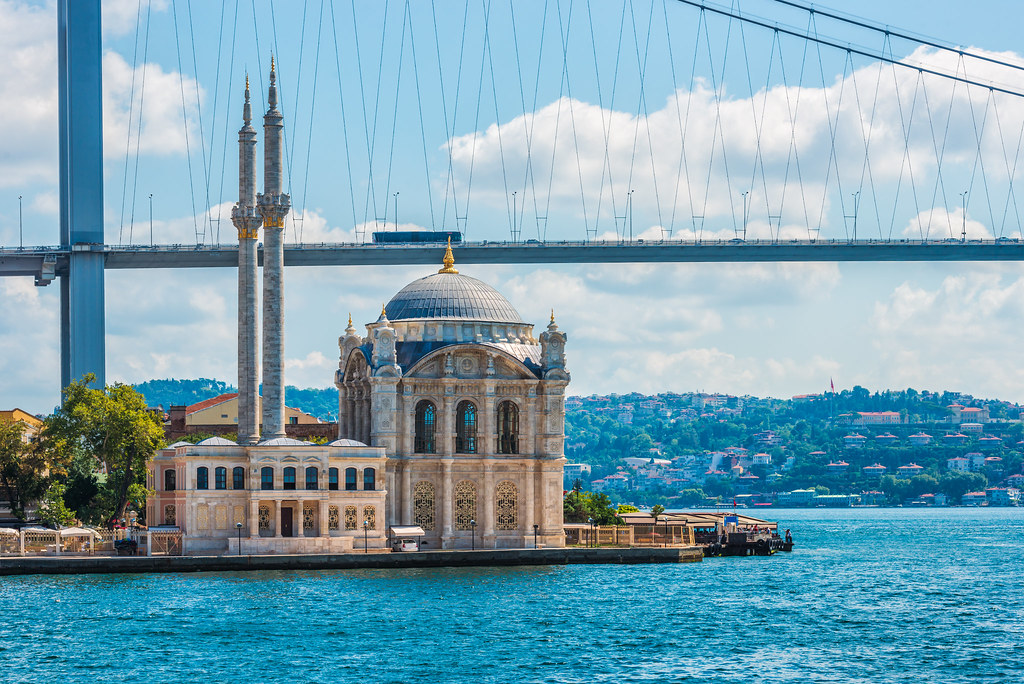
#> input picture BASIC/images/istanbul.jpg, 1024 x 684 px
$ jupyter execute 1-Filter.ipynb
#> lines starting #> are read from the running program, lines starting #| are printed output that depends on the picture
[cell 1]
import cv2 as cv
import matplotlib.pyplot as plt

### Gray

[cell 2]
img = cv.imread('images/istanbul.jpg')
#> img is the input picture: shape (684, 1024, 3); mean B, G, R 179.2, 163.3, 122.1

gray = cv.cvtColor(img, cv.COLOR_BGR2GRAY)
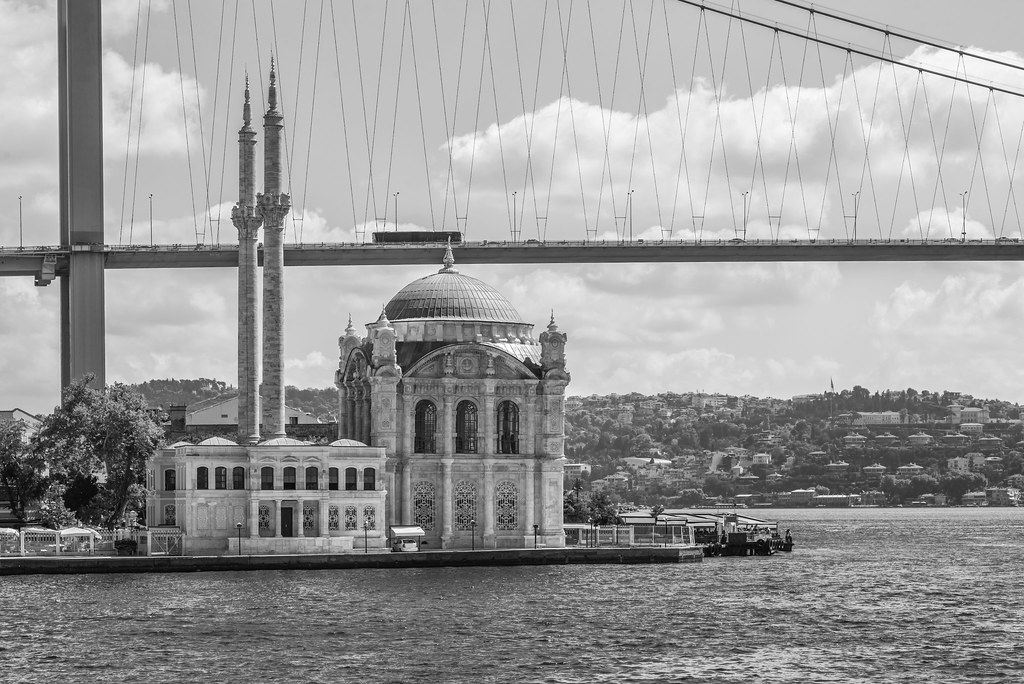
#> gray: shape (684, 1024); min 0, max 255, mean 152.8
cv.imshow('Gray', gray)

plt.imshow(gray)
cv.waitKey(0)

### Blur

##### Average

This is done by convolving an image with a normalized box filter. It simply takes the average of all the pixels under the kernel area and replaces the central element.

[cell 3]
img = cv.imread('images/istanbul.jpg')

averaging_blur = cv.blur(img,(5,5))
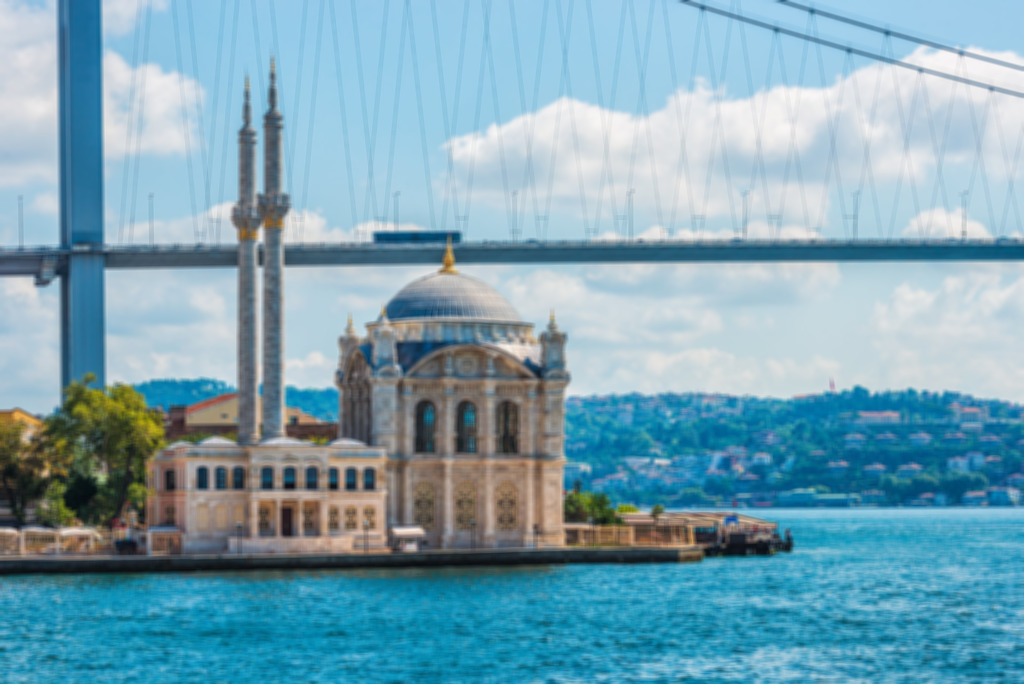
#> averaging_blur: shape (684, 1024, 3); mean B, G, R 179.2, 163.3, 122.1
cv.imshow('Averaging Blur', averaging_blur)

plt.imshow(averaging_blur)
cv.waitKey(0)

##### Gaussian

In this method, instead of a box filter, a Gaussian kernel is used. It is done with the function, cv.GaussianBlur(). We should specify the width and height of the kernel which should be positive and odd. We also should specify the standard deviation in the X and Y directions, sigmaX and sigmaY respectively. If only sigmaX is specified, sigmaY is taken as the same as sigmaX. If both are given as zeros, they are calculated from the kernel size. Gaussian blurring is highly effective in removing Gaussian noise from an image.

[cell 4]
img = cv.imread('images/istanbul.jpg')

gaussian_blur = cv.GaussianBlur(img, (5,5), 0)
cv.imshow('Gaussian Blur', gaussian_blur)

plt.imshow(gaussian_blur)
cv.waitKey(0)

##### Median

Here, the function cv.medianBlur() takes the median of all the pixels under the kernel area and the central element is replaced with this median value. This is highly effective against salt-and-pepper noise in an image. Interestingly, in the above filters, the central element is a newly calculated value which may be a pixel value in the image or a new value. But in median blurring, the central element is always replaced by some pixel value in the image. It reduces the noise effectively. Its kernel size should be a positive odd integer.

[cell 5]
img = cv.imread('images/istanbul.jpg')

median_blur = cv.medianBlur(img,5)
cv.imshow('Median Blur', median_blur)

plt.imshow(median_blur)
cv.waitKey(0)

### Canny

OpenCV puts all the above in single function, cv.Canny(). We will see how to use it. First argument is our input image. Second and third arguments are our minVal and maxVal respectively. Third argument is aperture_size. It is the size of Sobel kernel used for find image gradients.

[cell 6]
img = cv.imread('images/istanbul.jpg')

canny = cv.Canny(img, 100, 150)
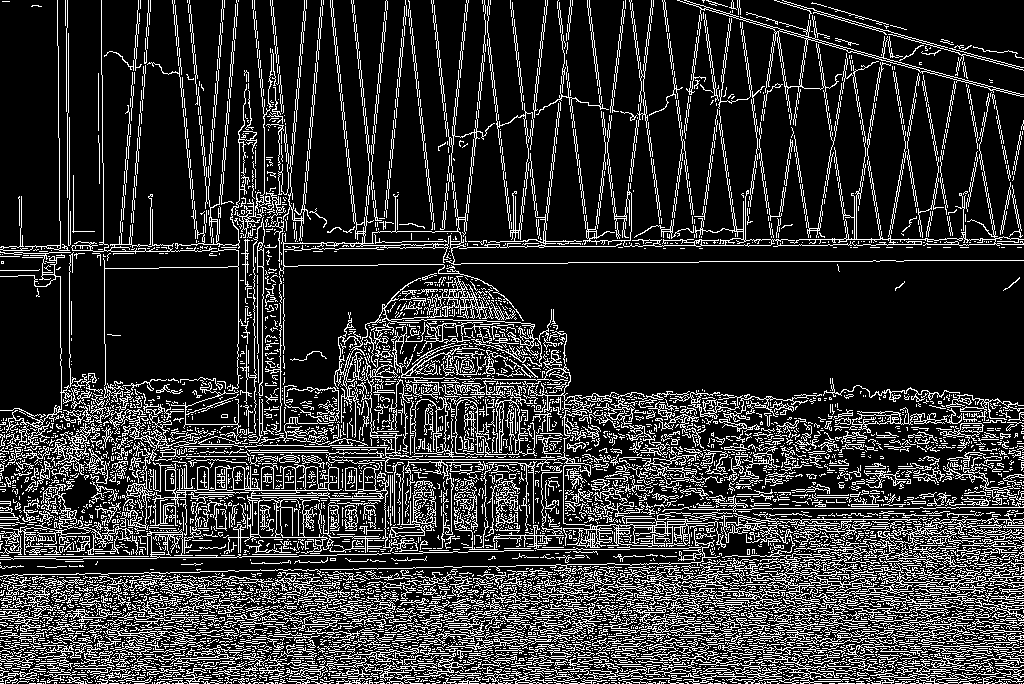
#> canny: shape (684, 1024); 19% white in thin lines or dots
cv.imshow('Canny', canny)

plt.imshow(canny)
cv.waitKey(0)

### Dilation

It is just opposite of erosion. Here, a pixel element is ‘1’ if atleast one pixel under the kernel is ‘1’. So it increases the white region in the image or size of foreground object increases. Normally, in cases like noise removal, erosion is followed by dilation. Because, erosion removes white noises, but it also shrinks our object. So we dilate it. Since noise is gone, they won’t come back, but our object area increases. It is also useful in joining broken parts of an object.

[cell 7]
img = cv.imread('images/istanbul.jpg')

dilated = cv.dilate(img, (7,7), iterations=3)
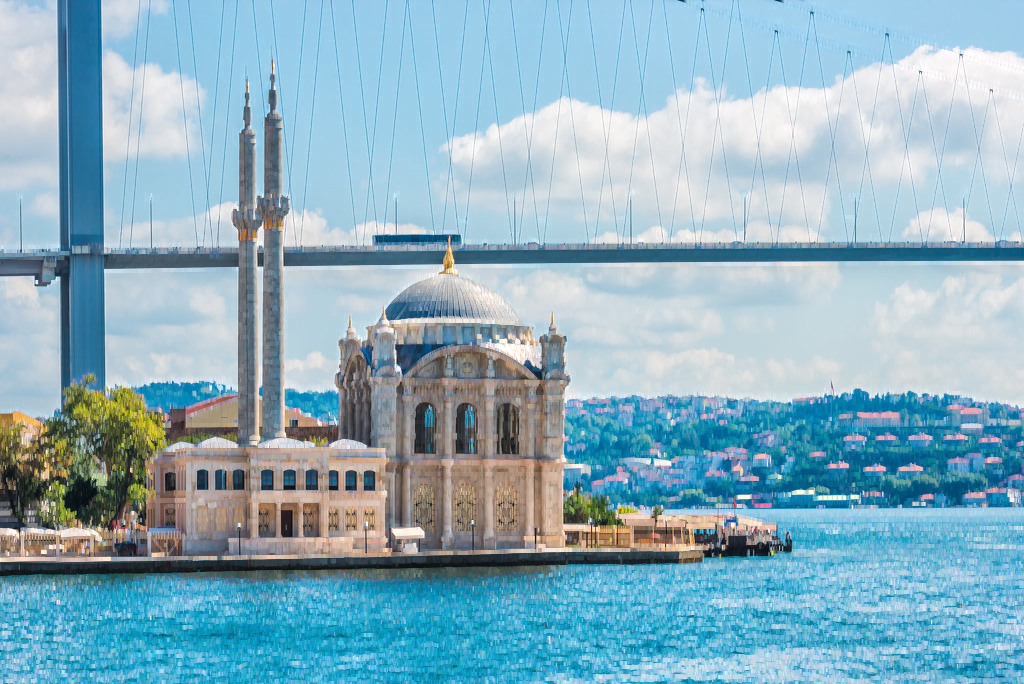
#> dilated: shape (684, 1024, 3); mean B, G, R 191.6, 176.1, 139
cv.imshow('Dilated', dilated)

plt.imshow(dilated)
cv.waitKey(0)

### Erosion

The basic idea of erosion is just like soil erosion only, it erodes away the boundaries of foreground object (Always try to keep foreground in white). So what does it do? The kernel slides through the image (as in 2D convolution). A pixel in the original image (either 1 or 0) will be considered 1 only if all the pixels under the kernel is 1, otherwise it is eroded (made to zero).

[cell 8]
img = cv.imread('images/istanbul.jpg')

eroded = cv.erode(img, (7,7), iterations=3)
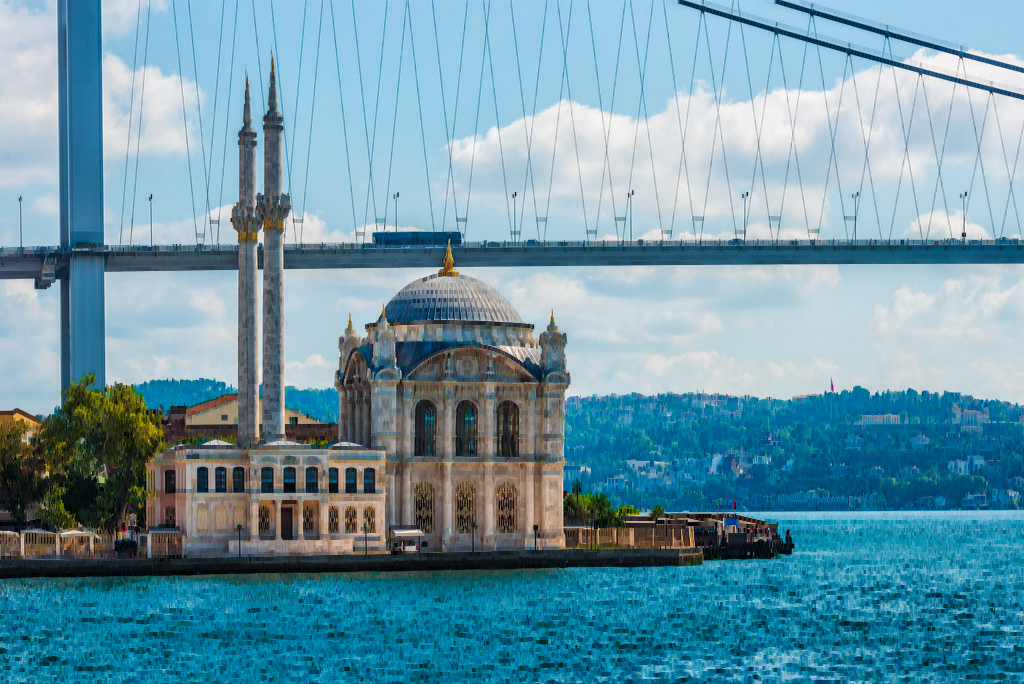
#> eroded: shape (684, 1024, 3); mean B, G, R 166.5, 150.5, 107.1
cv.imshow('Eroded', eroded)

plt.imshow(eroded)
cv.waitKey(0)

### All Images

[cell 9]
import matplotlib.pyplot as plt

fig, ax = plt.subplots(4, 2)

ax[0][0].imshow(img)
ax[0][1].imshow(gray)
ax[1][0].imshow(averaging_blur)
ax[1][1].imshow(gaussian_blur)
ax[2][0].imshow(median_blur)
ax[2][1].imshow(canny)
ax[3][0].imshow(dilated)
ax[3][1].imshow(eroded)


plt.show()
#> figure, not shown here; B, G, R data is drawn as R, G, B
